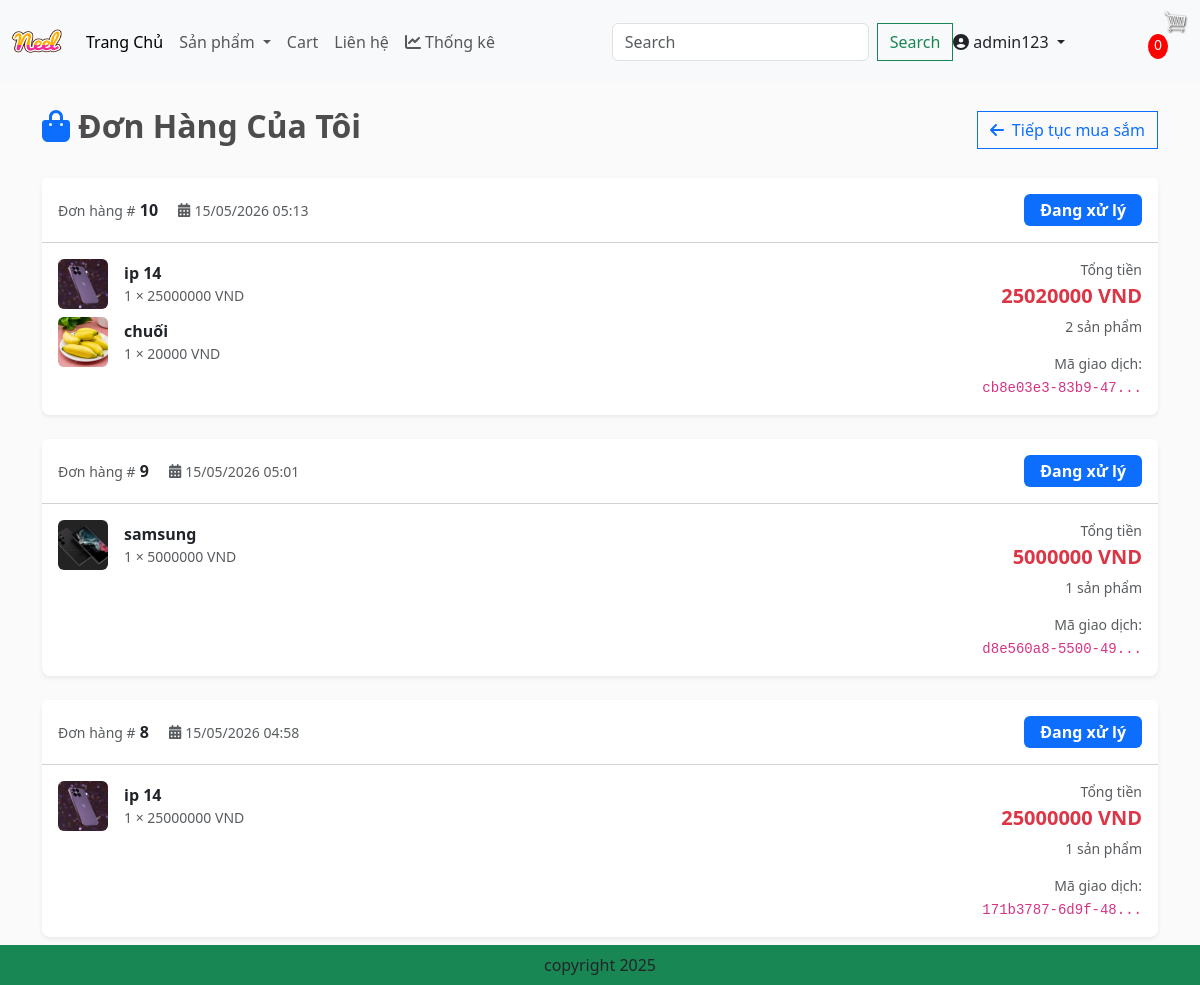
The page /my-orders/ (signed in) on the database as committed earlier.
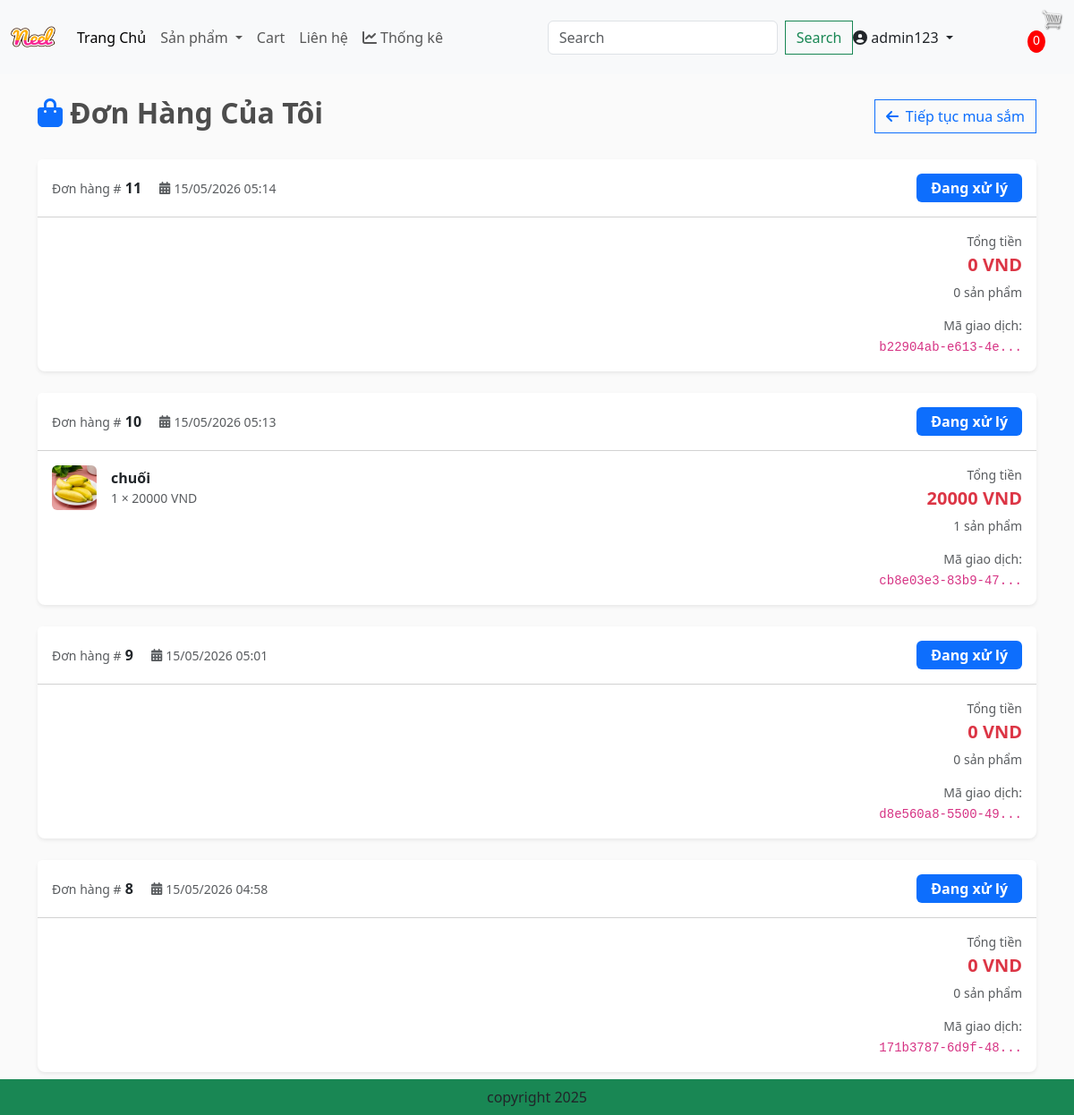
The same page on the database as committed later.
### app/models.py (models this page shows, shortened)
class Order(models.Model):
    STATUS_PENDING = 'pending'
    STATUS_PROCESSING = 'processing'
    STATUS_SHIPPING = 'shipping'
    STATUS_DELIVERED = 'delivered'
    STATUS_CANCELLED = 'cancelled'
    STATUS_CHOICES = [
        (STATUS_PENDING, 'Chờ xử lý'),
        (STATUS_PROCESSING, 'Đang xử lý'),
        (STATUS_SHIPPING, 'Đang giao hàng'),
        (STATUS_DELIVERED, 'Đã giao hàng'),
        (STATUS_CANCELLED, 'Đã hủy'),
    ]
    customer = models.ForeignKey(User, on_delete=models.SET_NULL, blank=True, null=True)
    date_order = models.DateTimeField(auto_now_add=True)
    complete = models.BooleanField(default=False, null=True, blank=False)
    transaction_id = models.CharField(max_length=200, null=True, blank=True, unique=True)
    status = models.CharField(max_length=20, choices=STATUS_CHOICES, default=STATUS_PENDING, verbose_name='Trạng thái')
    @property
    def get_cart_total(self):
        orderitems = self.orderitem_set.all()
        total = sum([item.get_total for item in orderitems if item.product is not None])
        return total
    @property
    def get_cart_items(self):
        orderitems = self.orderitem_set.all()
        total = sum([item.quantity for item in orderitems if item.product is not None])
        return total
    @property
    def status_display_class(self):
        class_map = {
            self.STATUS_PENDING: 'warning',
            self.STATUS_PROCESSING: 'primary',
            self.STATUS_SHIPPING: 'info',
            self.STATUS_DELIVERED: 'success',
            self.STATUS_CANCELLED: 'danger',
        }
        return class_map.get(self.status, 'secondary')

class OrderItem(models.Model):
    product = models.ForeignKey(Product, on_delete=models.SET_NULL, blank=True, null=True)
    order = models.ForeignKey(Order, on_delete=models.SET_NULL, blank=True, null=True)
    quantity = models.IntegerField(default=0, null=True, blank=True)
    date_added = models.DateTimeField(auto_now_add=True)
    @property
    def get_total(self):
        if self.product is None:
            return 0
        return self.product.price * self.quantity

class Product(models.Model):
    category = models.ManyToManyField(Category, related_name='products')
    name = models.CharField(max_length=200, null=True)
    price = models.FloatField()
    digital = models.BooleanField(default=False, null=True, blank=False)
    image = models.ImageField(null=True, blank=True)
    description = models.TextField(null=True, blank=True)
    stock = models.IntegerField(default=100, verbose_name='Số lượng tồn kho')
    @property
    def ImageURL(self):
        try:
            url = self.image.url
        except Exception:
            url = ''
        return url

### app/views.py (the view)
# urls.py: path('my-orders/', views.my_orders, name='my_orders'),
@login_required(login_url='login')
def my_orders(request):
    cart_ctx = get_cart_context(request.user)
    categories = Category.objects.filter(is_sub=False)
    orders = Order.objects.filter(
        customer=request.user,
        complete=True
    ).order_by('-date_order')
    context = {
        **cart_ctx,
        'categories': categories,
        'orders': orders,
    }
    return render(request, 'app/my_orders.html', context)

### app/views.py (called while the page is built, shortened)
def get_cart_context(user):
    if user.is_authenticated:
        order, created = Order.objects.get_or_create(customer=user, complete=False)
        items = order.orderitem_set.all()
        cartItems = order.get_cart_items
        return {
            'items': items,
            'order': order,
            'cartItems': cartItems,
            'user_not_login': 'hidden',
            'user_login': 'show',
        }

### app/templates/app/my_orders.html (shortened to what this page needs)
{% extends "app/base.html" %}
{% load static %}
{% block main-content %}
<div class="container mt-4 mb-5">
  <div class="d-flex justify-content-between align-items-center mb-4">
    <h2 class="fw-bold">
      <i class="fas fa-shopping-bag me-2 text-primary"></i>Đơn Hàng Của Tôi
    </h2>
    <a href="{% url 'home' %}" class="btn btn-outline-primary">
      <i class="fas fa-arrow-left me-1"></i> Tiếp tục mua sắm
    </a>
  </div>
  {% if orders %}
    <div class="row g-4">
      {% for order in orders %}
      <div class="col-12">
        <div class="card shadow-sm border-0 rounded-3">
          <div class="card-header bg-white d-flex justify-content-between align-items-center py-3">
            <div>
              <span class="text-muted small">Đơn hàng #</span>
              <strong>{{ order.id }}</strong>
              <span class="ms-3 text-muted small">
                <i class="fas fa-calendar-alt me-1"></i>{{ order.date_order|date:"d/m/Y H:i" }}
              </span>
            </div>
            <span class="badge bg-{{ order.status_display_class }} fs-6 px-3 py-2">
              {{ order.get_status_display }}
            </span>
          </div>
          <div class="card-body">
            <div class="row">
              <div class="col-md-8">
                {% for item in order.orderitem_set.all %}
                  {% if item.product %}
                  <div class="d-flex align-items-center mb-2">
                    <img src="{{ item.product.ImageURL }}" width="50" height="50"
                         class="rounded me-3" style="object-fit: cover;"
                         onerror="this.src='{% static 'app/images/placeholder.png' %}'">
                    <div>
                      <p class="mb-0 fw-semibold">{{ item.product.name }}</p>
                      <p class="mb-0 text-muted small">
                        {{ item.quantity }} × {{ item.product.price|floatformat:0 }} VND
                      </p>
                    </div>
                  </div>
                  {% endif %}
                {% endfor %}
              </div>
              <div class="col-md-4 text-end d-flex flex-column justify-content-between">
                <div>
                  <p class="text-muted small mb-1">Tổng tiền</p>
                  <h5 class="text-danger fw-bold">{{ order.get_cart_total|floatformat:0 }} VND</h5>
                  <p class="text-muted small">{{ order.get_cart_items }} sản phẩm</p>
                </div>
                {% if order.transaction_id %}
                <div>
                  <p class="text-muted small mb-0">Mã giao dịch:</p>
                  <code class="small text-break">{{ order.transaction_id|slice:":16" }}...</code>
                </div>
                {% endif %}
              </div>
            </div>
          </div>
        </div>
      </div>
      {% endfor %}
    </div>
  {% else %}
    <div class="text-center py-5">
      <i class="fas fa-box-open fa-4x text-muted mb-3"></i>
      <h4 class="text-muted">Bạn chưa có đơn hàng nào</h4>
      <a href="{% url 'home' %}" class="btn btn-primary mt-3">Bắt đầu mua sắm</a>
    </div>
  {% endif %}
</div>
{% endblock main-content %}

Rows that differ between the two databases and show on the page:
now on this page (row edited): Order: id "11", date_order "15/05/2026 05:14", status "Đang xử lý", get_cart_total "0", get_cart_items "0", transaction_id "b22904ab-e613-4e"
changed Order "cb8e03e3-83b9-47": loses OrderItem (product.ImageURL (picture), product.name "ip 14", quantity "1", product.price "25000000"); get_cart_total "25020000" → "20000"; get_cart_items "2" → "1"
changed Order id 9: loses OrderItem (product.ImageURL (picture), product.name "samsung", quantity "1", product.price "5000000"); get_cart_total "5000000" → "0"; get_cart_items "1" → "0"
changed Order id 8: loses OrderItem (product.ImageURL (picture), product.name "ip 14", quantity "1", product.price "25000000"); get_cart_total "25000000" → "0"; get_cart_items "1" → "0"
